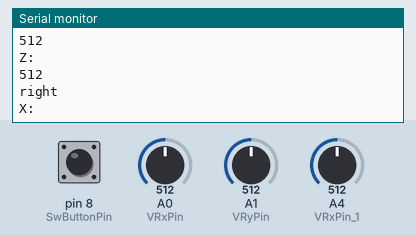
Simulated run of this sketch. Board: Arduino Uno, built with avr-gcc and run on an emulated ATmega328P. Parts: the last lines printed to the serial monitor. The inputs (shaded band) are chosen by the test bench; at power-on: A4 (VRxPin_1) = 512, pin 8 (SwButtonPin) HIGH, A0 (VRxPin) = 512, A1 (VRyPin) = 512. No radio packets arrive unless stated.

Above: at 56.9 s.
57.0 s: A4 (VRxPin_1) set to 458
At 61.9 s:
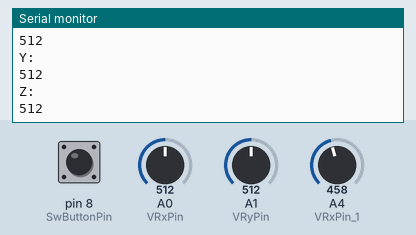
64.8 s: A4 (VRxPin_1) set to 431
At 65.9 s:
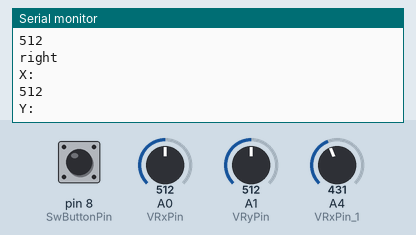
Timing chart, 0 to 67.8 s (numbered marks = the images above; inputs shaded):
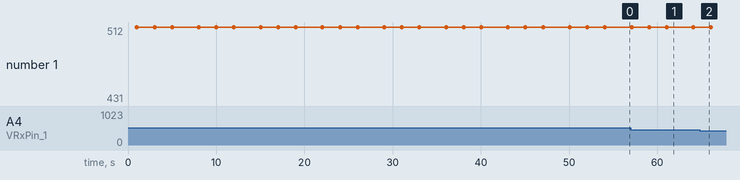

The sketch:

droneRemote.ino
```cpp
#include <nRF24L01.h>
#include <RF24.h>
#include <RF24_config.h>
#include <SPI.h>

RF24 radio(9,10); // CE, CSN
const uint64_t pipe = 0xE8E8F0F0E1LL; // Needs to be the same for communicating between 2 NRF24L01
int msg[1];
String text="";

const int VRxPin= 0; //VRx pin connected to arduino pin A0
const int VRyPin= 1; //VRy pin connected to arduino in A1
const int VRxPin_1= 4; //VRx pin connected to arduino pin A2
const int SwButtonPin= 8; //SW pin connected to arduino pin D8

int pressed= -1; //this variable will determine whether joystick has been pressed down (selected)
int x= -1;//this variable will hold the X-coordinate value
int y= -1; //this variable will hold the Y-coordinate value
int z= -1; //this variable will hold the Y-coordinate value

void readJoystick() {
pressed= digitalRead(SwButtonPin);//reads whether joystick has been pressed down (selected) or not
x= analogRead(VRxPin);//reads the X-coordinate value
y= analogRead(VRyPin);//reads the Y-coordinate value
z= analogRead(VRxPin_1);//reads the Z-coordinate value
}

void setup() {
pinMode(SwButtonPin, INPUT);//sets the SW switch as input
//digitalWrite(SwButtonPin, HIGH);//sets the SW button HIGH
Serial.begin(9600);//sets the baud rate
radio.begin(); // Start the NRF24L01
radio.openWritingPipe(pipe); // Get NRF24L01 ready to transmit
//radio.setPayloadSize(1);
//radio.setPALevel(RF24_PA_HIGH);
//radio.setDataRate(RF24_250KBPS);
}

void loop() {
readJoystick();//calls this function which reads the digital input button SW, the X-coordinate and the Y-coordinate
Serial.println("X: ");
delay(1000);
Serial.println(x);//prints the X-coordinate
delay(1000);
Serial.println("Y: ");
delay(1000);
Serial.println(y);//prints the Y-coordinate
delay(1000);
Serial.println("Z: ");
delay(1000);
Serial.println(z);//prints the Z-coordinate
delay(1000);

//condition
if(x<450){ text = "left";}
else if(x>510){ text="right";}
else if(y>510){ text="back";}
else if(y<450){ text="front";}
else if(z<450){ text="up";}
else if(z>510){ text="down";}
else{ text ="";}

//transmission
if (text.length() > 0) {
      int messageSize = text.length();
      for (int i = 0; i < messageSize; i++) {
        int charToSend[1];
        charToSend[0] = text.charAt(i);
        radio.write(charToSend,1);
        }
//send the 'terminate string' value...
      msg[0] = 2;
      radio.write(msg,1);
      radio.powerDown();
      delay(1000);
      radio.powerUp();

      Serial.println(text);
      text="";
      }

/*
Serial.println(" Pressed: ");
delay(1000);
Serial.println(pressed);//prints whether joystick knob has been pressed or not
delay(1000);*/
}
```

Measured:
- the behaviour switches between 450 and 449 on A4 (VRxPin_1) (found by bisection; images 1 and 2)
